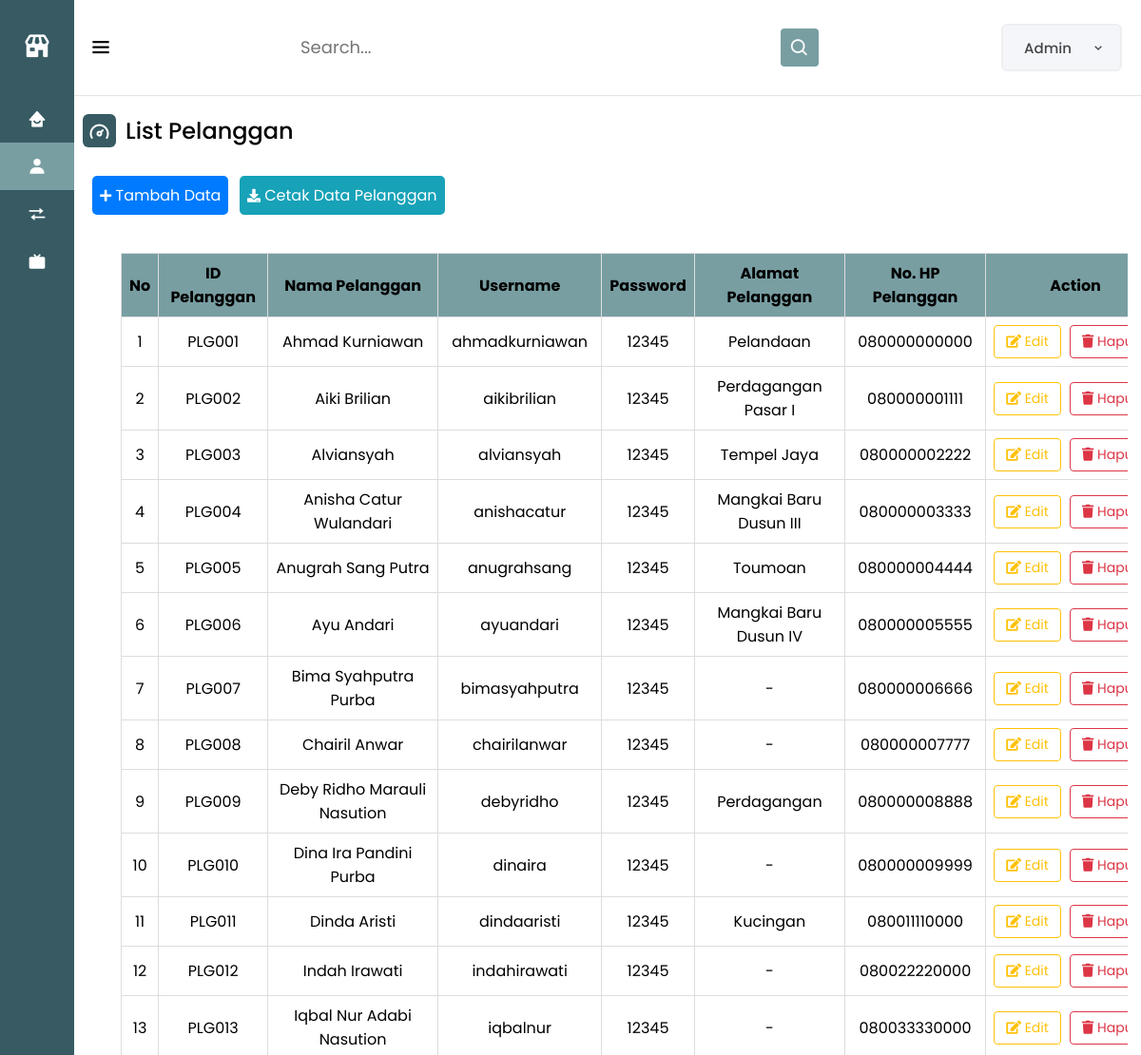
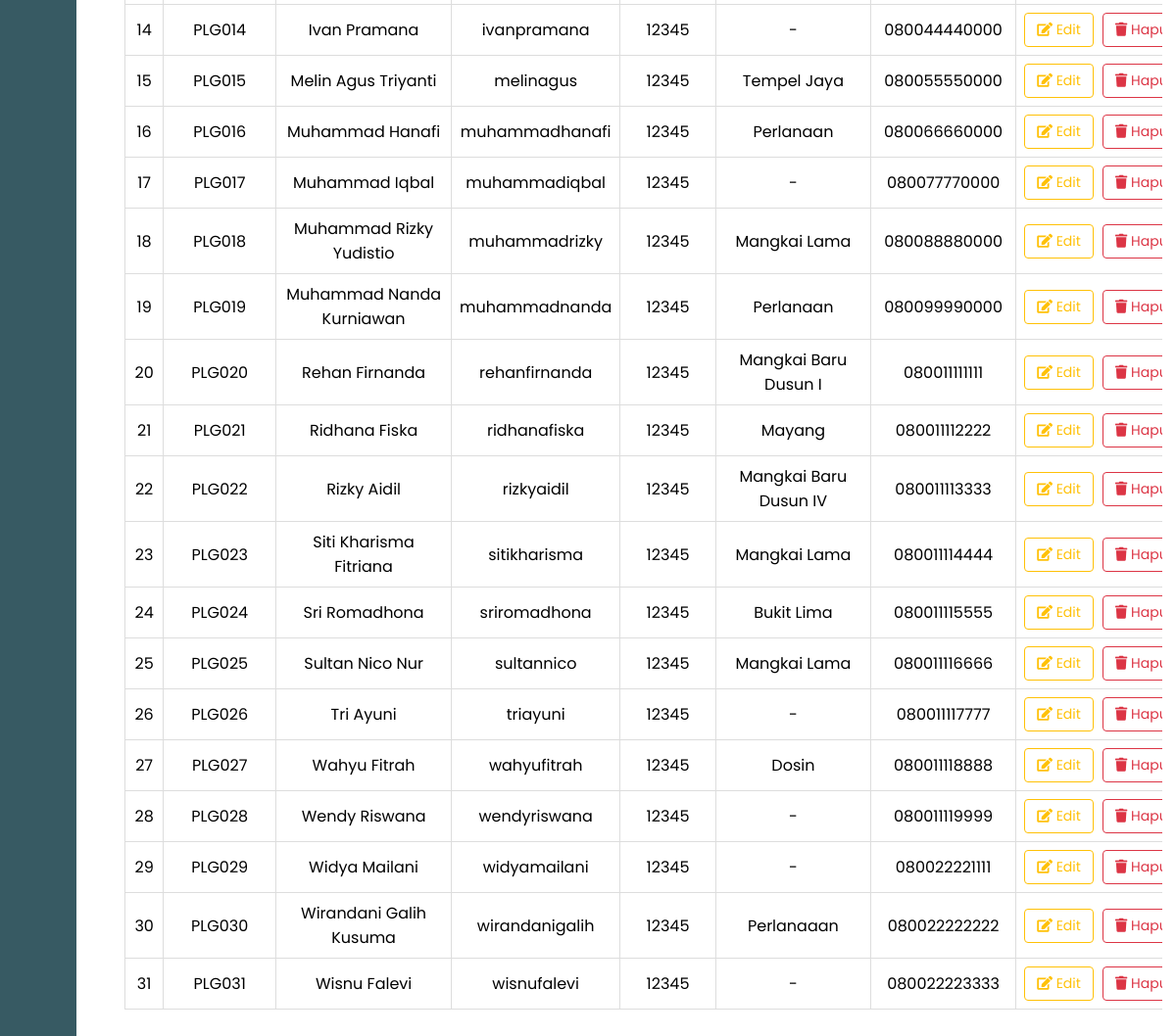
/pelanggan/list_pelanggan.php, run on the app's committed database (2 pictures, top to bottom).
### tables this page shows
CREATE TABLE `pelanggan` (
  `id_pelanggan` varchar(10) NOT NULL,
  `nama_pelanggan` varchar(100) NOT NULL,
  `username` varchar(25) NOT NULL,
  `password` varchar(100) NOT NULL,
  `alamat_pelanggan` varchar(255) NOT NULL,
  `no_hp_pelanggan` varchar(20) NOT NULL
);

### pelanggan/list_pelanggan.php (the view, shortened to what this page needs)
<?php
include('../function.php');
?>
<!DOCTYPE html>
<html lang="en">
<head>
    <link rel="stylesheet" href="../sidebar.css">
    <link rel="stylesheet" href="../table.css">
    <link rel="stylesheet" href="https://unicons.iconscout.com/release/v4.0.0/css/line.css">
    <link href='https://unpkg.com/boxicons@2.0.7/css/boxicons.min.css' rel='stylesheet'>
    <link rel="stylesheet" href="https://cdnjs.cloudflare.com/ajax/libs/font-awesome/5.15.3/css/all.min.css">
</head>
<body>
    <div class="sidebar close">
        <div class="logo-details">
            <i class='bx bxs-store' ></i>
        </div>
        <ul class="nav-links">
            <li>
                <a href="<?php echo "../admin/dashboard.php"; ?>" >
                    <i class='bx bxs-home-smile'></i>
                </a>
            </li>
            <li>
                <div class="iocn-link">
                    <a href="<?php echo "../pelanggan/list_pelanggan.php"; ?>" class="active">
                        <i class='bx bxs-user'></i>
                    </a>
                </div>
            </li>
            <li>
                <div class="iocn-link">
                    <a href="<?php echo "../transaksi/transaksi.php"; ?>">
                        <i class='bx bx-transfer'></i>
                    </a>
                </div>
            </li>
            <li>
                <div class="iocn-link">
                    <a href="<?php echo "../pemasaran/pemasaran.php"; ?>">
                        <i class='bx bxs-tv'></i>
                    </a>
                </div>
            </li>
        </ul>
    </div>
    <section class="dashboard">
        <div class="top">
            <div class="sidebar-button">
                <i class='bx bx-menu sidebar-toggle'></i>
            </div>
            <div class="search-box">
                <input type="text" placeholder="Search...">
                <i class='bx bx-search'></i>
            </div>
            <div class="profile-details">
                <span class="admin_name">Admin</span>
                <i class="bx bx-chevron-down"></i>
            </div>
        </div>
        <div class="dash-content">
            <div class="overview">
                <div class="title">
                    <i class="uil uil-tachometer-fast-alt"></i>
                    <span class="text">List Pelanggan</span>
                </div>
                <div class="card-body">
                    <div class="button-group">
                        <a href="../pelanggan/add_pelanggan.php" class="button-tambah">
                            <i class="fas fa-plus fa-sm"></i> Tambah Data
                        </a>
                        <span>&nbsp;&nbsp;</span>
                        <a href="../pelanggan/cetakPelanggan.php" target="_blank" class="button-cetak">
                            <i class="fas fa-download fa-sm"></i> Cetak Data Pelanggan
                        </a>
                    </div>
                </div>
            </div>
            <div class="database">
                <div class="database-data">
                    <div class="center">
                        <table id="dataTables" class="table table-hover">
                            <thead>
                                <tr style="text-align : center;">
                                    <th>No</th>
                                    <th>ID Pelanggan</th>
                                    <th>Nama Pelanggan</th>
                                    <th>Username</th>
                                    <th>Password</th>
                                    <th>Alamat Pelanggan</th>
                                    <th>No. HP Pelanggan</th>
                                    <th>Action</th>
                                </tr>
                            </thead>
                            <tbody>
                                <?php
                                $query = "SELECT * FROM pelanggan";
                                $result = $conn->query($query);
                                $no = 1;
                                while ($data = $result->fetch(PDO::FETCH_ASSOC)) :
                                ?>
                                    <tr>
                                        <td><?php echo $no++; ?></td>
                                        <td><?php echo $data['id_pelanggan']; ?></td>
                                        <td><?php echo $data['nama_pelanggan']; ?></td>
                                        <td><?php echo $data['username']; ?></td>
                                        <td>12345</td>
                                        <td><?php echo $data['alamat_pelanggan']; ?></td>
                                        <td><?php echo $data['no_hp_pelanggan']; ?></td>
                                        <td id="action">
                                            <a href="<?php echo "../pelanggan/updatePelanggan.php?id_pelanggan=" . $data['id_pelanggan']; ?>" class="btn btn-edit">
                                                <i class="fas fa-edit"></i> Edit
                                            </a>
                                            <form method="POST" action="../pelanggan/hapusPelanggan.php" style="display: inline-block;">
                                                <button type="submit" name="deletes" class="btn btn-hapus" onclick="return confirm('Yakin hapus data?')">
                                                        <i class="fas fa-trash"></i> Hapus
                                                </button>
                                            </form>
                                        </td>
                                    </tr>
                                <?php endwhile; ?>
                            </tbody>
                        </table>
                    </div>
                </div>
            </div>
        </div>
    </section>
</body>
</html>

### sidebar.css (style rules this page uses)
* { margin: 0; padding: 0; box-sizing: border-box; font-family: 'Poppins', sans-serif; }
:root { --primary-color: #375A63; --panel-color: #FFF; --text-color: #000; --black-light-color: #707070; --border-color: #e6e5e5; --toggle-color: #DDD; --box1-color: #8CC2D5; --box2-color: #DED9CE; --box3-color: #F98E8E; --box4-color: #AEBDB9; --title-icon-color: #fff; --tran-05: all 0.5s ease; --tran-03: all 0.3s ease; --tran-03: all 0.2s ease; }
body { min-height: 100vh; background-color: var(--primary-color); }
.sidebar { position: fixed; top: 0; left: 0; height: 100%; width: 260px; background: var(--primary-color); z-index: 200; transition: all 0.5s ease; }
.sidebar.close { width: 78px; }
.sidebar .logo-details { height: 60px; width: 100%; display: flex; align-items: center; padding-top: 38px; }
.sidebar .logo-details i { font-size: 30px; color: #fff; height: 50px; min-width: 78px; text-align: center; line-height: 50px; }
.sidebar .nav-links { height: 100%; padding: 40px 0 150px 0; overflow: auto; }
.sidebar.close .nav-links a.active { background: #789EA2; }
.sidebar.close .nav-links { overflow: visible; }
.sidebar .nav-links li { position: relative; list-style: none; transition: all 0.4s ease; }
.sidebar .nav-links li .iocn-link { display: flex; align-items: center; justify-content: space-between; }
.sidebar.close .nav-links li .iocn-link { display: block }
.sidebar .nav-links li i { height: 50px; min-width: 78px; text-align: center; line-height: 50px; color: #fff; font-size: 20px; cursor: pointer; transition: all 0.3s ease; }
.sidebar .nav-links li a { display: flex; align-items: center; text-decoration: none; }
.dashboard { position: relative; left: 260px; background-color: var(--panel-color); min-height: 100vh; width: calc(100% - 260px); padding: 10px 14px; transition: var(--tran-05); }
.sidebar.close ~ .dashboard { left: 73px; width: calc(100% - 73px); }
.dashboard .top { position: fixed; top: 0; height: 100px; left: 260px; display: flex; width: calc(100% - 260px); justify-content: space-between; align-items: center; padding: 0px 20px; background-color: var(--panel-color); box-shadow: 0 1px 1px rgba(0, 0, 0, 0.1); transition: var(--tran-05); z-index: 100; }
.sidebar.close ~ .dashboard .top { left: 73px; width: calc(100% - 73px); }
.dashboard .top .sidebar-toggle { font-size: 26px; color: var(--text-color); cursor: pointer; display: flex; align-items: center; }
.top .sidebar-button i { font-size: 35px; margin-right: 10px; }
.dashboard .top .search-box { position: relative; height: 50px; max-width: 550px; width: 100%; margin: 0 20px; }
.top .search-box input { position: absolute; top: 3.1px; width: 90%; height: 85%; border: none; outline: none; font-size: 18px; background: transparent }
.top .search-box .bx-search { position: absolute; height: 40px; width: 40px; background: #789EA2; right: 5px; top: 50%; transform: translateY(-50%); border-radius: 4px; line-height: 40px; text-align: center; color: #fff; font-size: 22px; transition: all 0.4 ease; cursor: pointer; }
.dashboard .top .profile-details { position: relative; display: flex; align-items: center; background: #F5F6FA; color: #444546; border: 2px solid #EFEEF1; border-radius: 6px; height: 50px; min-width: 100px; padding: 0 15px 0 2px; }
.profile-details .admin_name { display: inline-block; background-color: transparent; padding: 5px 10px; border-radius: 6px; font-size: 15px; font-weight: 500; margin: 0 10px; white-space: nowrap; }
.dashboard .dash-content { padding-top: 50px; position: relative; }
.dash-content .title { display: flex; align-items: center; margin: 60px 0 30px 0; }
.dash-content .title i { position: relative; height: 35px; width: 35px; background-color: var(--primary-color); border-radius: 6px; color: var(--title-icon-color); display: flex; align-items: center; justify-content: center; font-size: 24px; }
.dash-content .title .text { font-size: 24px; font-weight: 500; color: var(--text-color); margin-left: 10px; }
.dash-content .database .database-data { display: flex; justify-content: space-between; align-items: center; }
.database .database-data { display: flex; }
@media (max-width: 3000px) { .database .database-data { overflow-X: scroll; } }

### data on the page
pelanggan: id_pelanggan "PLG001", nama_pelanggan "Ahmad Kurniawan", username "ahmadkurniawan", alamat_pelanggan "Pelandaan", no_hp_pelanggan "080000000000"
pelanggan: id_pelanggan "PLG002", nama_pelanggan "Aiki Brilian", username "aikibrilian", alamat_pelanggan "Perdagangan Pasar I", no_hp_pelanggan "080000001111"
pelanggan: id_pelanggan "PLG003", nama_pelanggan "Alviansyah", username "alviansyah", alamat_pelanggan "Tempel Jaya", no_hp_pelanggan "080000002222"
pelanggan: id_pelanggan "PLG004", nama_pelanggan "Anisha Catur Wulandari", username "anishacatur", alamat_pelanggan "Mangkai Baru Dusun III", no_hp_pelanggan "080000003333"
pelanggan: id_pelanggan "PLG005", nama_pelanggan "Anugrah Sang Putra", username "anugrahsang", alamat_pelanggan "Toumoan", no_hp_pelanggan "080000004444"
pelanggan: id_pelanggan "PLG006", nama_pelanggan "Ayu Andari", username "ayuandari", alamat_pelanggan "Mangkai Baru Dusun IV", no_hp_pelanggan "080000005555"
pelanggan: id_pelanggan "PLG007", nama_pelanggan "Bima Syahputra Purba", username "bimasyahputra", alamat_pelanggan "-", no_hp_pelanggan "080000006666"
pelanggan: id_pelanggan "PLG008", nama_pelanggan "Chairil Anwar", username "chairilanwar", alamat_pelanggan "-", no_hp_pelanggan "080000007777"
pelanggan: id_pelanggan "PLG009", nama_pelanggan "Deby Ridho Marauli Nasution", username "debyridho", alamat_pelanggan "Perdagangan", no_hp_pelanggan "080000008888"
pelanggan: id_pelanggan "PLG010", nama_pelanggan "Dina Ira Pandini Purba", username "dinaira", alamat_pelanggan "-", no_hp_pelanggan "080000009999"
pelanggan: id_pelanggan "PLG011", nama_pelanggan "Dinda Aristi", username "dindaaristi", alamat_pelanggan "Kucingan", no_hp_pelanggan "080011110000"
pelanggan: id_pelanggan "PLG012", nama_pelanggan "Indah Irawati", username "indahirawati", alamat_pelanggan "-", no_hp_pelanggan "080022220000"
pelanggan: id_pelanggan "PLG013", nama_pelanggan "Iqbal Nur Adabi Nasution", username "iqbalnur", alamat_pelanggan "-", no_hp_pelanggan "080033330000"
pelanggan: id_pelanggan "PLG014", nama_pelanggan "Ivan Pramana", username "ivanpramana", alamat_pelanggan "-", no_hp_pelanggan "080044440000"
pelanggan: id_pelanggan "PLG015", nama_pelanggan "Melin Agus Triyanti", username "melinagus", alamat_pelanggan "Tempel Jaya", no_hp_pelanggan "080055550000"
pelanggan: id_pelanggan "PLG016", nama_pelanggan "Muhammad Hanafi", username "muhammadhanafi", alamat_pelanggan "Perlanaan", no_hp_pelanggan "080066660000"
pelanggan: id_pelanggan "PLG017", nama_pelanggan "Muhammad Iqbal", username "muhammadiqbal", alamat_pelanggan "-", no_hp_pelanggan "080077770000"
pelanggan: id_pelanggan "PLG018", nama_pelanggan "Muhammad Rizky Yudistio", username "muhammadrizky", alamat_pelanggan "Mangkai Lama", no_hp_pelanggan "080088880000"
pelanggan: id_pelanggan "PLG019", nama_pelanggan "Muhammad Nanda Kurniawan", username "muhammadnanda", alamat_pelanggan "Perlanaan", no_hp_pelanggan "080099990000"
pelanggan: id_pelanggan "PLG020", nama_pelanggan "Rehan Firnanda", username "rehanfirnanda", alamat_pelanggan "Mangkai Baru Dusun I", no_hp_pelanggan "080011111111"
pelanggan: id_pelanggan "PLG021", nama_pelanggan "Ridhana Fiska", username "ridhanafiska", alamat_pelanggan "Mayang", no_hp_pelanggan "080011112222"
pelanggan: id_pelanggan "PLG022", nama_pelanggan "Rizky Aidil", username "rizkyaidil", alamat_pelanggan "Mangkai Baru Dusun IV", no_hp_pelanggan "080011113333"
pelanggan: id_pelanggan "PLG023", nama_pelanggan "Siti Kharisma Fitriana", username "sitikharisma", alamat_pelanggan "Mangkai Lama", no_hp_pelanggan "080011114444"
pelanggan: id_pelanggan "PLG024", nama_pelanggan "Sri Romadhona", username "sriromadhona", alamat_pelanggan "Bukit Lima", no_hp_pelanggan "080011115555"
pelanggan: id_pelanggan "PLG025", nama_pelanggan "Sultan Nico Nur", username "sultannico", alamat_pelanggan "Mangkai Lama", no_hp_pelanggan "080011116666"
pelanggan: id_pelanggan "PLG026", nama_pelanggan "Tri Ayuni", username "triayuni", alamat_pelanggan "-", no_hp_pelanggan "080011117777"
pelanggan: id_pelanggan "PLG027", nama_pelanggan "Wahyu Fitrah", username "wahyufitrah", alamat_pelanggan "Dosin", no_hp_pelanggan "080011118888"
pelanggan: id_pelanggan "PLG028", nama_pelanggan "Wendy Riswana", username "wendyriswana", alamat_pelanggan "-", no_hp_pelanggan "080011119999"
pelanggan: id_pelanggan "PLG029", nama_pelanggan "Widya Mailani", username "widyamailani", alamat_pelanggan "-", no_hp_pelanggan "080022221111"
pelanggan: id_pelanggan "PLG030", nama_pelanggan "Wirandani Galih Kusuma", username "wirandanigalih", alamat_pelanggan "Perlanaaan", no_hp_pelanggan "080022222222"
pelanggan: id_pelanggan "PLG031", nama_pelanggan "Wisnu Falevi", username "wisnufalevi", alamat_pelanggan "-", no_hp_pelanggan "080022223333"
